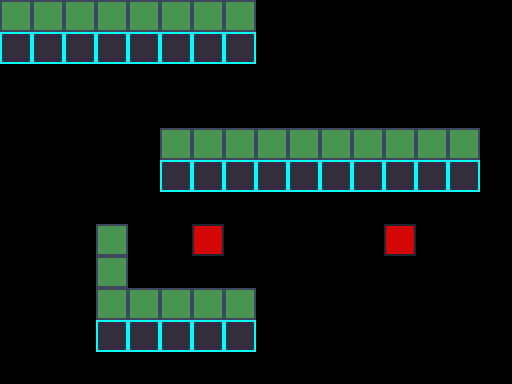

A 2D game scene composited from a Tiled map and its tileset images. What follows is a short description and the map's XML, with every tile layer's data as written:
An orthogonal 16x12 tile map with 32x32 px tiles, 1 tile layer (Tile Layer 1).

<map version="1.0" tiledversion="1.0.3" orientation="orthogonal" renderorder="right-down" width="16" height="12" tilewidth="32" tileheight="32" nextobjectid="1">
 <tileset firstgid="1" source="Tileset/Tileset.tsx" />
 <layer name="Tile Layer 1" width="16" height="12">
  <data encoding="csv">
1,1,1,1,1,1,1,1,0,0,0,0,0,0,0,0,
2,2,2,2,2,2,2,2,0,0,0,0,0,0,0,0,
0,0,0,0,0,0,0,0,0,0,0,0,0,0,0,0,
0,0,0,0,0,0,0,0,0,0,0,0,0,0,0,0,
0,0,0,0,0,1,1,1,1,1,1,1,1,1,1,0,
0,0,0,0,0,2,2,2,2,2,2,2,2,2,2,0,
0,0,0,0,0,0,0,0,0,0,0,0,0,0,0,0,
0,0,0,1,0,0,3,0,0,0,0,0,3,0,0,0,
0,0,0,1,0,0,0,0,0,0,0,0,0,0,0,0,
0,0,0,1,1,1,1,1,0,0,0,0,0,0,0,0,
0,0,0,2,2,2,2,2,0,0,0,0,0,0,0,0,
0,0,0,0,0,0,0,0,0,0,0,0,0,0,0,0
</data>
 </layer>
</map>
